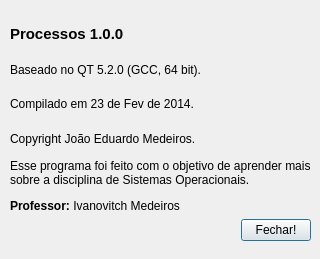
<?xml version="1.0" encoding="UTF-8"?>
<ui version="4.0">
 <class>Sobre</class>
 <widget class="QDialog" name="Sobre">
  <property name="geometry">
   <rect>
    <x>0</x>
    <y>0</y>
    <width>320</width>
    <height>259</height>
   </rect>
  </property>
  <property name="windowTitle">
   <string>Sobre</string>
  </property>
  <property name="sizeGripEnabled">
   <bool>false</bool>
  </property>
  <property name="modal">
   <bool>true</bool>
  </property>
  <widget class="QWidget" name="layoutWidget">
   <property name="geometry">
    <rect>
     <x>10</x>
     <y>20</y>
     <width>301</width>
     <height>221</height>
    </rect>
   </property>
   <layout class="QVBoxLayout" name="verticalLayout">
    <item>
     <widget class="QLabel" name="label">
      <property name="text">
       <string>&lt;html&gt;&lt;head/&gt;&lt;body&gt;&lt;p&gt;&lt;span style=&quot; font-size:11pt; font-weight:600;&quot;&gt;Processos 1.0.0&lt;/span&gt;&lt;/p&gt;&lt;/body&gt;&lt;/html&gt;</string>
      </property>
     </widget>
    </item>
    <item>
     <widget class="QLabel" name="label_2">
      <property name="text">
       <string>Baseado no QT 5.2.0 (GCC, 64 bit).</string>
      </property>
     </widget>
    </item>
    <item>
     <widget class="QLabel" name="label_3">
      <property name="text">
       <string>Compilado em 23 de Fev de 2014.</string>
      </property>
     </widget>
    </item>
    <item>
     <widget class="QLabel" name="label_4">
      <property name="text">
       <string>Copyright João Eduardo Medeiros.</string>
      </property>
     </widget>
    </item>
    <item>
     <widget class="QLabel" name="label_5">
      <property name="font">
       <font>
        <strikeout>false</strikeout>
       </font>
      </property>
      <property name="text">
       <string>&lt;html&gt;&lt;head/&gt;&lt;body&gt;&lt;p&gt;Esse programa foi feito com o objetivo de aprender mais sobre a disciplina de Sistemas Operacionais. &lt;/p&gt;&lt;p&gt;&lt;span style=&quot; font-weight:600;&quot;&gt;Professor:&lt;/span&gt; Ivanovitch Medeiros&lt;/p&gt;&lt;/body&gt;&lt;/html&gt;</string>
      </property>
      <property name="wordWrap">
       <bool>true</bool>
      </property>
     </widget>
    </item>
    <item alignment="Qt::AlignRight">
     <widget class="QPushButton" name="pushButton">
      <property name="minimumSize">
       <size>
        <width>0</width>
        <height>0</height>
       </size>
      </property>
      <property name="maximumSize">
       <size>
        <width>70</width>
        <height>16777215</height>
       </size>
      </property>
      <property name="text">
       <string>Fechar!</string>
      </property>
     </widget>
    </item>
   </layout>
  </widget>
 </widget>
 <resources/>
 <connections>
  <connection>
   <sender>pushButton</sender>
   <signal>clicked()</signal>
   <receiver>Sobre</receiver>
   <slot>close()</slot>
   <hints>
    <hint type="sourcelabel">
     <x>274</x>
     <y>228</y>
    </hint>
    <hint type="destinationlabel">
     <x>159</x>
     <y>129</y>
    </hint>
   </hints>
  </connection>
 </connections>
</ui>
